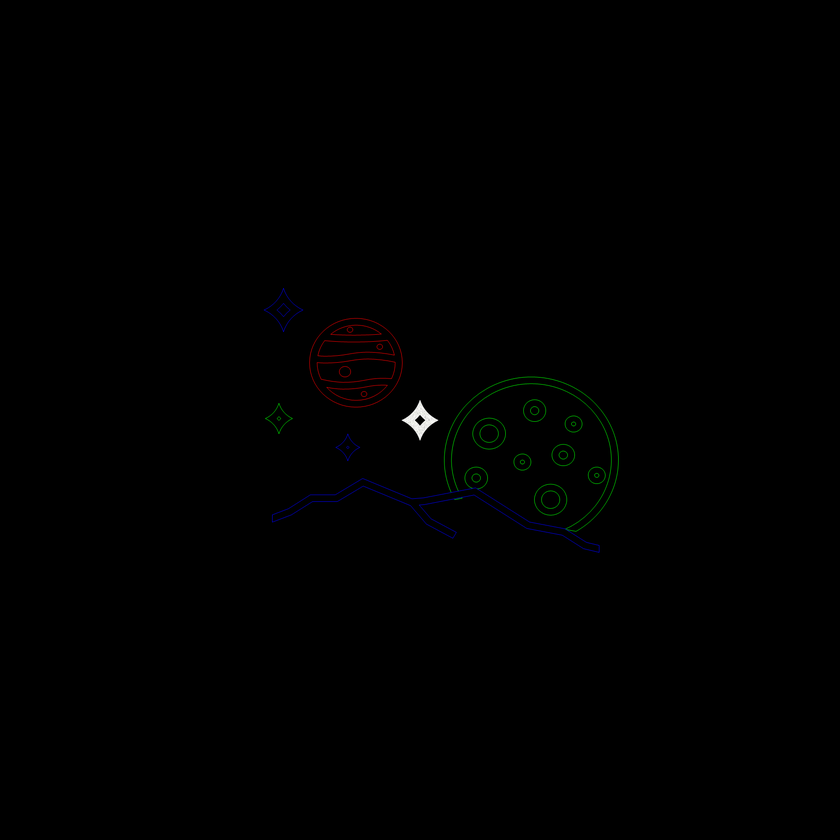
#> input picture FFT of imgs/planets_h16.png, 840 x 840 px, shrunk from 1920 x 1920 before the run
$ python FFT_GS_RGB.py
#> lines starting #> are read from the running program, lines starting #| are printed output that depends on the picture
# -*- coding: utf-8 -*-
"""
Created on Sun Oct 27 10:45:57 2024

@author: gaosh
"""
from PIL import Image
import numpy as np
import matplotlib.pyplot as plt
from scipy.fft import fft2, fftshift,ifft2,ifftshift
import os
os.chdir("C:/Users/Laboratorio/MakeHologram/FFT of imgs")
filename="planets_h16"
im=plt.imread(f"{filename}.png")
#> im is the input picture: shape (840, 840, 3) float32; mean R, G, B 0.00131, 0.00173, 0.00134
height=im.shape[0]
#> height = 840
width=im.shape[1]
#> width = 840
#R
im_shift_r=fftshift(im[:,:,0])
#G
im_shift_g=fftshift(im[:,:,1])
#B
im_shift_b=fftshift(im[:,:,2])

# random
rand=np.random.uniform(0, 1, (height, width))
rand_2pi=np.pi*rand
rand_ma=np.max(rand_2pi)
#> rand_ma = 3.14
rand_mi=np.min(rand_2pi)
#> rand_mi = 2.22e-06
exp_rand=np.exp(1j*rand_2pi)
#R
im_r_rand=exp_rand*im_shift_r
# [4 lines of commented-out code are left out]

im_g_rand=exp_rand*im_shift_g
# [4 lines of commented-out code are left out]

im_b_rand=exp_rand*im_shift_b
# [5 lines of commented-out code are left out]
current_field_r = im_r_rand
current_field_g =im_g_rand
current_field_b =im_b_rand
iterations=10
for i in range(iterations):

    # Inverse Fourier Transform to initial plane
    current_field_r = ifft2(ifftshift(np.exp(1j * np.angle(current_field_r))))
    current_field_g = ifft2(ifftshift(np.exp(1j * np.angle(current_field_g))))
    current_field_b = ifft2(ifftshift(np.exp(1j * np.angle(current_field_b))))
    # # Impose constraints in the initial plane (e.g., unit amplitude or custom profile)
    current_field_r_n = exp_rand*im_shift_r*np.exp(1j * np.angle(current_field_r))
    current_field_g_n = exp_rand*im_shift_g*np.exp(1j * np.angle(current_field_g))
    current_field_b_n = exp_rand*im_shift_b*np.exp(1j * np.angle(current_field_b))

    # Forward Fourier Transform to the target plane
    field_target_r = fftshift(fft2(current_field_r_n ))
    field_target_g = fftshift(fft2(current_field_g_n ))
    field_target_b = fftshift(fft2(current_field_b_n ))
# Final optimized phase for display or application on SLM
optimized_phase_r = np.angle(field_target_r)
phase_rr_modi=(optimized_phase_r/np.pi+1)*(255/1.85)
phase_rr_modi_mod=np.mod(phase_rr_modi,255)

optimized_phase_g = np.angle(field_target_g)
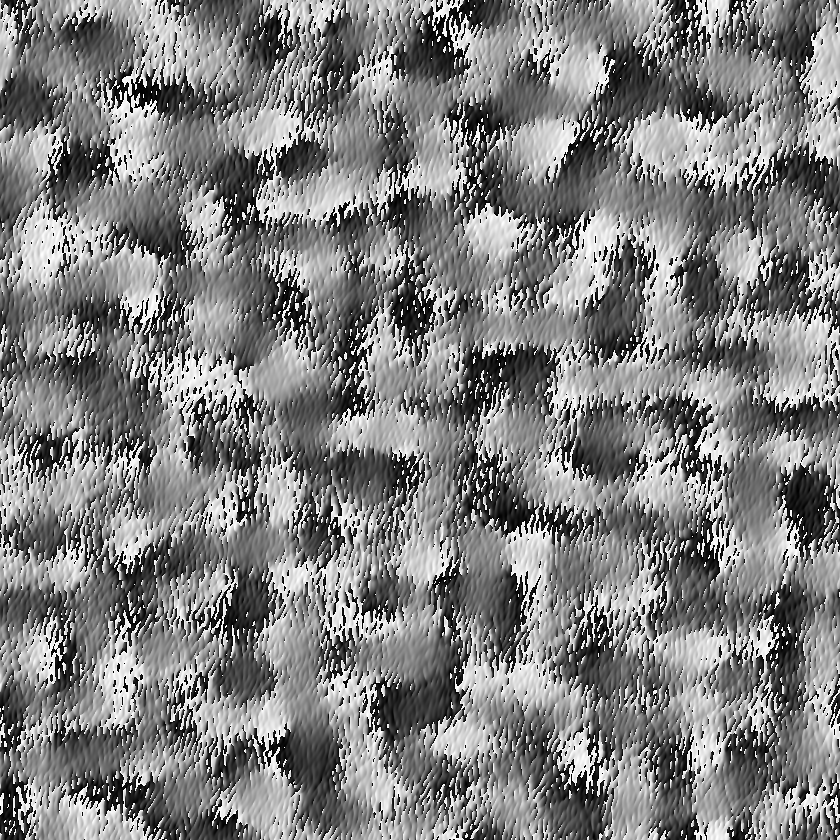
#> optimized_phase_g: shape (840, 840) float64; min -3.14, max 3.14, mean 0.00125; drawn with min black and max white
phase_gr_modi=(optimized_phase_g/np.pi+1)*(255/2.63)
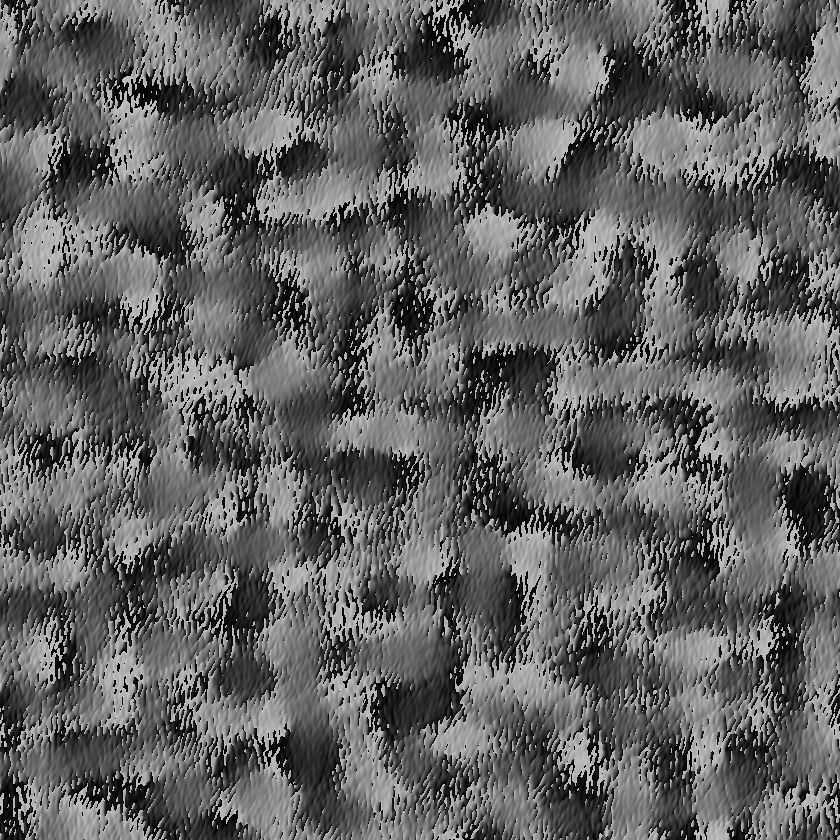
#> phase_gr_modi: shape (840, 840) float64; min 3.88e-05, max 193.9, mean 97
phase_gr_modi_mod=np.mod(phase_gr_modi,255)

optimized_phase_b = np.angle(field_target_b)
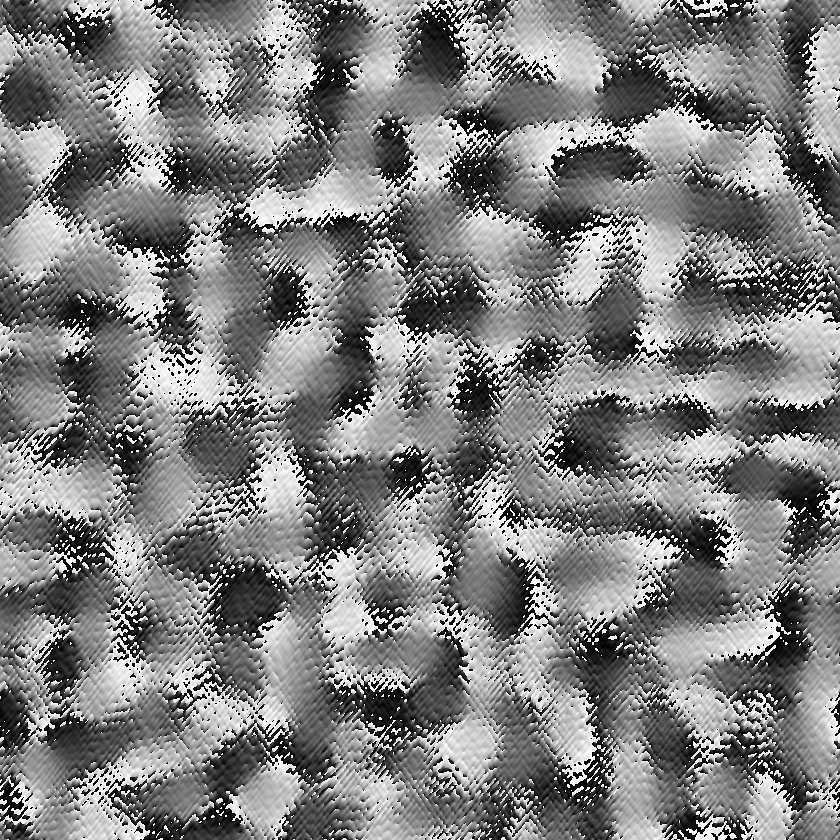
#> optimized_phase_b: shape (840, 840) float64; min -3.14, max 3.14, mean -0.00812; drawn with min black and max white
phase_br_modi=(optimized_phase_b/np.pi+1)*(255/3.55)
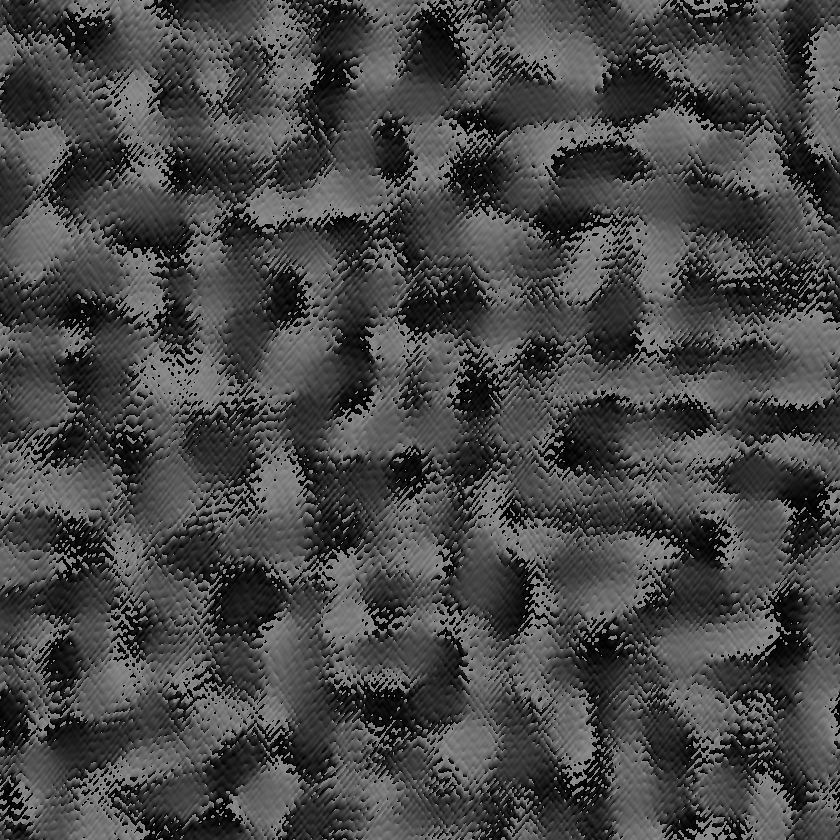
#> phase_br_modi: shape (840, 840) float64; min 4.98e-05, max 143.7, mean 71.6
phase_br_modi_mod=np.mod(phase_br_modi,255)

"""Lens"""
lambda_r = 0.633e-6  # Red wavelength
lambda_g = 0.532e-6  # Green wavelength (reference)
lambda_b = 0.450e-6
arr_r=np.zeros((height, width))
arr_g=np.zeros((height, width))
arr_b=np.zeros((height, width))
pixel_size=4.5e-6#4.5e-6
f=-2 # meters
center_h=height//2
#> center_h = 420
center_w=width//2
#> center_w = 420
"""RGB lens"""
for i in range(height):
    for j in range(width):
        r = pixel_size * np.sqrt((i - center_h)**2 + (j - center_w)**2)
        arr_r[i, j] =  r**2 / (f * lambda_r) #np.pi *
        arr_g[i, j] =  r**2 / (f * lambda_g)
        arr_b[i, j] =  r**2 / (f * lambda_b)
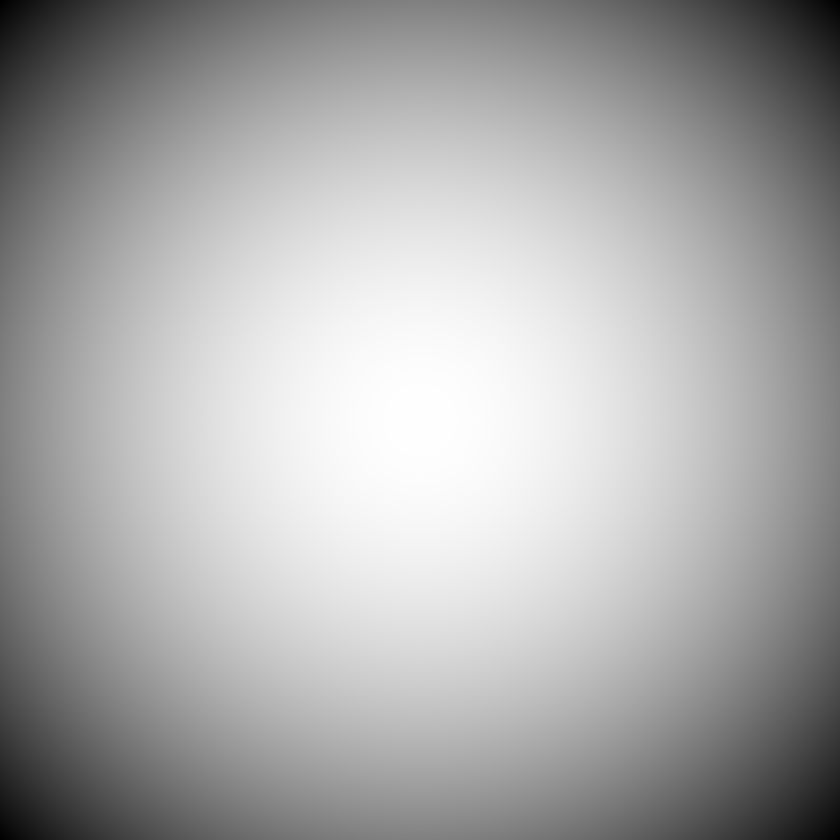
#> arr_b: shape (840, 840) float64; min -7.94, max 0, mean -2.65; drawn with min black and max white
"""mod into 0-2"""
arr_r_mod=np.mod(arr_r,2)
arr_g_mod=np.mod(arr_g,2)
arr_b_mod=np.mod(arr_b,2)

"""Map phase to gray level for diff laser"""
arr_r_modified=arr_r_mod*(255/1.85)
arr_g_modified=arr_g_mod*(255/2.63)
arr_b_modified=arr_b_mod*(255/3.55)
# Create a new array for the new image with the same shape as the original
im_modify = np.zeros_like(im,shape=(im.shape[0], im.shape[1], 3))
im_modify[:,:,0] = phase_rr_modi_mod+arr_r_modified
im_modify[:,:,1] = phase_gr_modi_mod+arr_g_modified
im_modify[:,:,2] = phase_br_modi_mod+arr_b_modified
im_modify = im_modify.astype(np.uint8)
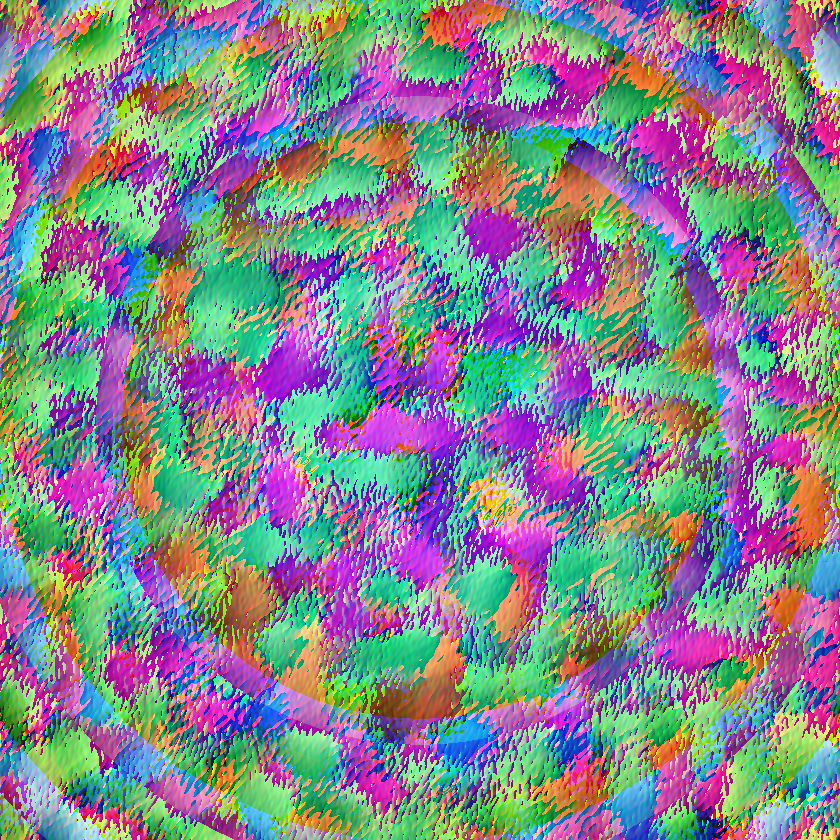
#> im_modify: shape (840, 840, 3); mean of channels 0, 1, 2 130.5, 133.9, 140.5; drawn as R, G, B
im_modi = Image.fromarray(im_modify)
im_modi.save(f"{filename}_GS {iterations}_lens.png")
